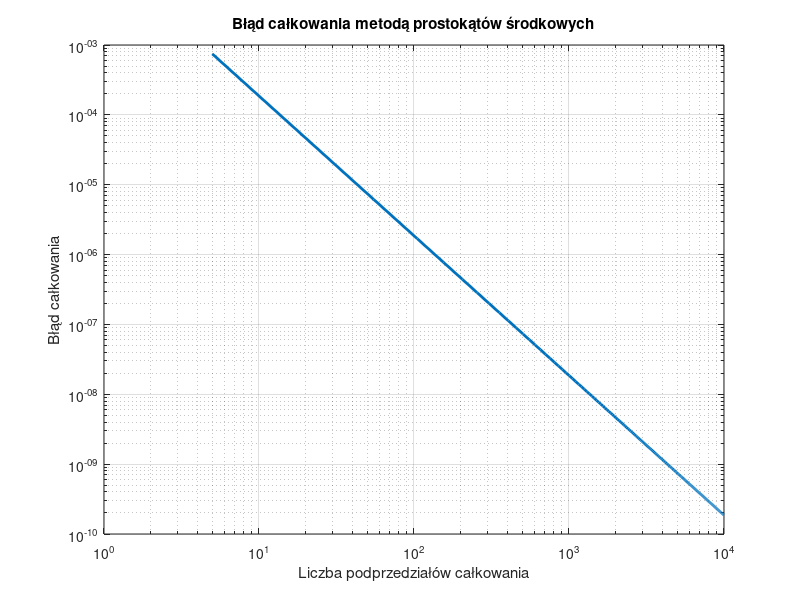

Recreate this plot in MATLAB.
function [integration_error, Nt, ft_5, integral_1000] = zadanie1()
    % Numeryczne całkowanie metodą prostokątów.
    % Nt - wektor zawierający liczby podprzedziałów całkowania
    % integration_error - integration_error(1,i) zawiera błąd całkowania wyznaczony
    %   dla liczby podprzedziałów równej Nt(i). Zakładając, że obliczona wartość całki
    %   dla Nt(i) liczby podprzedziałów całkowania wyniosła integration_result,
    %   to integration_error(1,i) = abs(integration_result - reference_value),
    %   gdzie reference_value jest wartością referencyjną całki.
    % ft_5 - gęstość funkcji prawdopodobieństwa dla n=5
    % integral_1000 - całka od 0 do 5 funkcji gęstości prawdopodobieństwa
    %   dla 1000 podprzedziałów całkowania

    % Wartość referencyjna całki
    reference_value = 0.0473612919396179;

    % Definiowanie wektora liczby podprzedziałów całkowania
    Nt = 5:50:10^4;
    
    % Wektor do przechowywania błędów całkowania
    integration_error = zeros(size(Nt));

    % Definiowanie funkcji gęstości prawdopodobieństwa
    sigma = 3;
    mu = 10;
    f = @(t) (1/(sigma*sqrt(2*pi))) * exp(-((t - mu)^2)/(2*sigma^2));

    % Wyznaczenie wartości f(t) dla t=5
    ft_5 = f(5);

    % Całkowanie metodą prostokątów środkowych
    function integral = rectangle_integration(f, a, b, k)
        delta = (b - a) / k;
        integral = 0;
        for i = 1:k
            x = a + (i - 1) * delta;
            next_x = a + i * delta;
            integral = integral + f((x + next_x) / 2) * delta;
        end
    end

    % Wyznaczenie wartości całki dla N=1000
    integral_1000 = rectangle_integration(f, 0, 5, 1000);
    
    % Pętla po różnych liczbach podprzedziałów całkowania
    for z = 1:length(Nt)
        N = Nt(z);
        integration_result = rectangle_integration(f, 0, 5, N);
        integration_error(z) = abs(integration_result - reference_value);
    end
    
    % Wykres błędu całkowania
    figure;
    loglog(Nt, integration_error, 'LineWidth', 2);
    xlabel('Liczba podprzedziałów całkowania');
    ylabel('Błąd całkowania');
    title('Błąd całkowania metodą prostokątów środkowych');
    grid on;
    
    % Zapis wykresu do pliku
    saveas(gcf, 'zadanie1.png');
end
